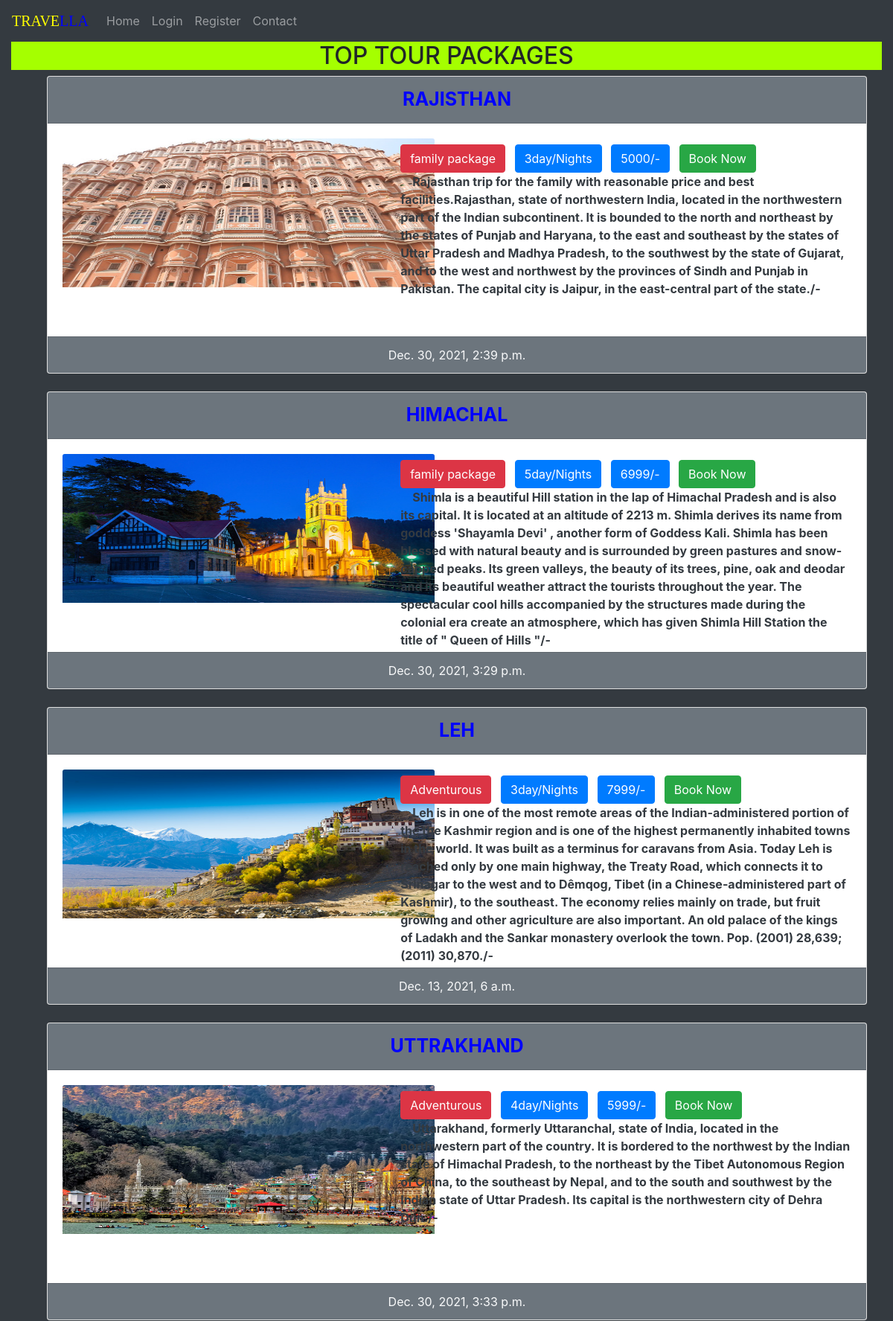
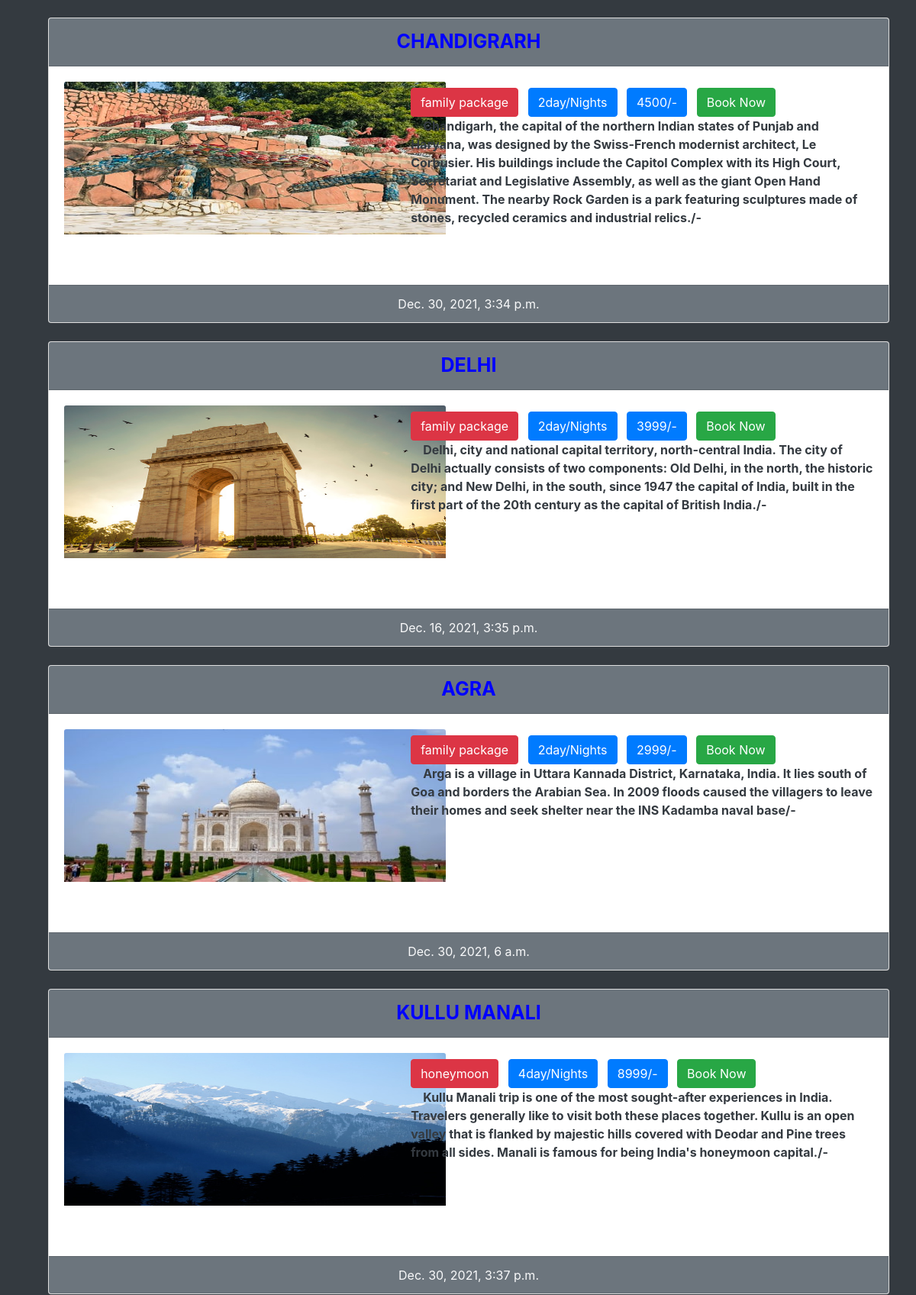
/packs (upper part), run on the app's committed database (2 pictures, top to bottom).
### myapp/models.py (models this page shows, shortened)
class package(models.Model):
    package_name=models.CharField(max_length=200)
    package_cate=models.CharField(max_length=200)
    days=models.IntegerField()
    package_image=models.ImageField(upload_to='package_images')
    package_desc=models.CharField(max_length=1000)
    package_price=models.IntegerField()
    pub_date=models.DateTimeField()

### myapp/views.py (the view)
# urls.py: path('packs',views.packs,name="packs"),
def packs(request):
    p1=package.objects.all()
    return render(request,'packs.html',{'p1':p1})

### templates/packs.html (shortened to what this page needs)
<!DOCTYPE html>
<html lang="en">
<head>
     <link rel="stylesheet" href="https://maxcdn.bootstrapcdn.com/bootstrap/4.5.2/css/bootstrap.min.css">
</head>
<body background="https://encrypted-tbn0.gstatic.com/images?q=tbn:ANd9GcQ3b2SuPaYYuICKAuDMmRu828tgU-voRXUXuA&usqp=CAU">
<nav class="navbar navbar-expand-md bg-dark navbar-dark">
  <a class="navbar-brand" href="#" style="color:yellow;font-family:cursive;">TRAVE<span style="color:blue;font-family:cursive;">LLA</span></a>
  <div class="collapse navbar-collapse" id="collapsibleNavbar">
<center>
    <ul class="navbar-nav">
      <li class="nav-item">
        <a class="nav-link" href="{% url 'index' %}">Home</a>
      </li>
      <li class="nav-item">
        <a class="nav-link" href="{% url 'login' %}">Login</a>
      </li>
      <li class="nav-item">
        <a class="nav-link" href="{% url 'register' %}">Register</a>
      </li>
      <li class="nav-item">
        <a class="nav-link" href="{% url 'enquiry' %}">Contact</a>
    </ul>
</center>
  </div>
</nav>
<div class="container-fluid bg-dark">
<h2 class="text-center" style="background-color:rgb(165,255,0)">TOP TOUR PACKAGES</h2>
  {% for i in p1 %}
<div class="card ml-5 mb-4 " style="height:400px ; margin-left:20px;margin-right:20px">
<div class="card-header bg-secondary text-center" style="font-weight:bold;color:blue;font-size:25px"><marquee>{{i.package_name}}</marquee></div>
<div class="card-body">
    <div class="row">
        <div class="col-md-5">
<img src="/media/{{i.package_image}}" alt="image1" class="card-img-top" style="width:500px; height:200px;"></div>
        <div class="col-md-7">
  <button class="btn btn-danger mt-2 mr-2" type="button">{{i.package_cate}}</button>
<button class="btn btn-primary mt-2 mr-2" type="button">{{i.days}}day/Nights</button>
<button class="btn btn-primary mt-2 mr-2" type="button">{{i.package_price}}/-</button>
<a class="btn btn-success mt-2 mr-3" type="button" href="{% url 'order'%}?checkid={{i.id}}">Book Now</a><br>
  <p class="d-inline"><b class="text-dark">{{i.package_desc}}/-</b></p>
    </div>
        </div>
</div>
<div class="card-footer bg-secondary text-light text-center">{{i.pub_date}}</div>
</div>
{% endfor  %}
</div>
</body>
</html>

### templates/packs.html (style rules this page uses)
body { background-repeat:no-repeat; background-size:cover; }

### data on the page
package: package_name "RAJISTHAN", package_image (picture), package_cate "family package", days "3", package_price "5000", package_desc "Rajasthan trip for the family with reasonable price and best facilities.Rajasthan, state of northwestern India, located in the northwestern part of the Indian subcontinent. It is bounded to the north and northeast by the states of Punjab and Haryana, to the east and southeast by the states of Uttar Pradesh and Madhya Pradesh, to the southwest by the state of Gujarat, and to the west and northwest by the provinces of Sindh and Punjab in Pakistan. The capital city is Jaipur, in the east-central part of the state.", pub_date "Dec. 30, 2021, 2:39 p.m."
package: package_name "HIMACHAL", package_image (picture), package_cate "family package", days "5", package_price "6999", package_desc "Shimla is a beautiful Hill station in the lap of Himachal Pradesh and is also its capital. It is located at an altitude of 2213 m. Shimla derives its name from goddess 'Shayamla Devi' , another form of Goddess Kali. Shimla has been blessed with natural beauty and is surrounded by green pastures and snow-capped peaks. Its green valleys, the beauty of its trees, pine, oak and deodar and its beautiful weather attract the tourists throughout the year. The spectacular cool hills accompanied by the structures made during the colonial era create an atmosphere, which has given Shimla Hill Station the title of \" Queen of Hills \"", pub_date "Dec. 30, 2021, 3:29 p.m."
package: package_name "LEH", package_image (picture), package_cate "Adventurous", days "3", package_price "7999", package_desc "Leh is in one of the most remote areas of the Indian-administered portion of the the Kashmir region and is one of the highest permanently inhabited towns in the world. It was built as a terminus for caravans from Asia. Today Leh is reached only by one main highway, the Treaty Road, which connects it to Srinagar to the west and to Dêmqog, Tibet (in a Chinese-administered part of Kashmir), to the southeast. The economy relies mainly on trade, but fruit growing and other agriculture are also important. An old palace of the kings of Ladakh and the Sankar monastery overlook the town. Pop. (2001) 28,639; (2011) 30,870.", pub_date "Dec. 13, 2021, 6 a.m."
package: package_name "UTTRAKHAND", package_image (picture), package_cate "Adventurous", days "4", package_price "5999", package_desc "Uttarakhand, formerly Uttaranchal, state of India, located in the northwestern part of the country. It is bordered to the northwest by the Indian state of Himachal Pradesh, to the northeast by the Tibet Autonomous Region of China, to the southeast by Nepal, and to the south and southwest by the Indian state of Uttar Pradesh. Its capital is the northwestern city of Dehra Dun.", pub_date "Dec. 30, 2021, 3:33 p.m."
package: package_name "CHANDIGRARH", package_image (picture), package_cate "family package", days "2", package_price "4500", package_desc "Chandigarh, the capital of the northern Indian states of Punjab and Haryana, was designed by the Swiss-French modernist architect, Le Corbusier. His buildings include the Capitol Complex with its High Court, Secretariat and Legislative Assembly, as well as the giant Open Hand Monument. The nearby Rock Garden is a park featuring sculptures made of stones, recycled ceramics and industrial relics.", pub_date "Dec. 30, 2021, 3:34 p.m."
package: package_name "DELHI", package_image (picture), package_cate "family package", days "2", package_price "3999", package_desc "Delhi, city and national capital territory, north-central India. The city of Delhi actually consists of two components: Old Delhi, in the north, the historic city; and New Delhi, in the south, since 1947 the capital of India, built in the first part of the 20th century as the capital of British India.", pub_date "Dec. 16, 2021, 3:35 p.m."
package: package_name "AGRA", package_image (picture), package_cate "family package", days "2", package_price "2999", package_desc "Arga is a village in Uttara Kannada District, Karnataka, India. It lies south of Goa and borders the Arabian Sea. In 2009 floods caused the villagers to leave their homes and seek shelter near the INS Kadamba naval base", pub_date "Dec. 30, 2021, 6 a.m."
package: package_name "KULLU MANALI", package_image (picture), package_cate "honeymoon", days "4", package_price "8999", package_desc "Kullu Manali trip is one of the most sought-after experiences in India. Travelers generally like to visit both these places together. Kullu is an open valley that is flanked by majestic hills covered with Deodar and Pine trees from all sides. Manali is famous for being India's honeymoon capital.", pub_date "Dec. 30, 2021, 3:37 p.m."
